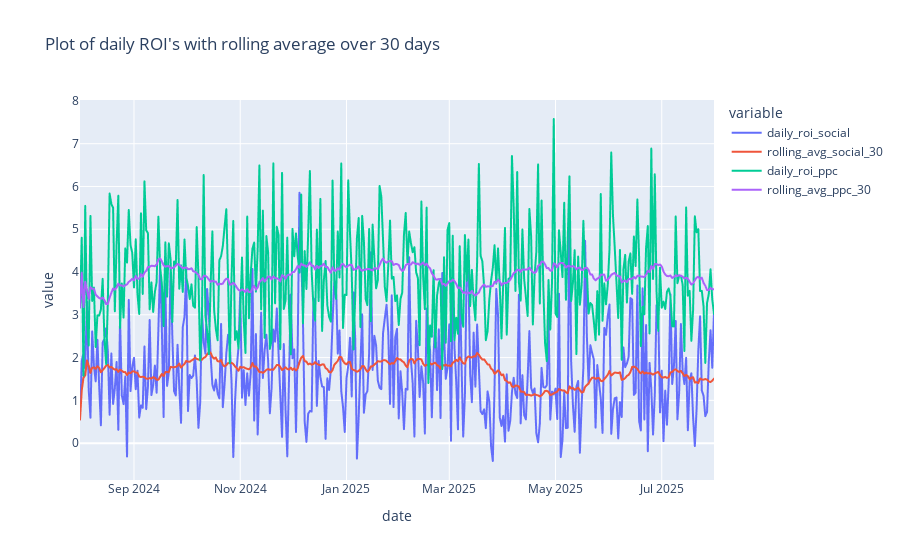

The cell this chart's notebook holds for it:
### Code cell
# 30 days
fig = px.line(roi_plot, x=roi_plot.index, y=['daily_roi_social', 'rolling_avg_social_30', 'daily_roi_ppc', 'rolling_avg_ppc_30'], title="Plot of daily ROI's with rolling average over 30 days")
fig.show()

### Figure 1 — Plotly figure (JSON) as saved in the notebook; plotly's stock layout.template omitted (floating-point values rounded to 4 significant figures; data arrays with more than 128 entries replaced by an {"elided": "..."} marker saying what was removed)
{"data": [{"hovertemplate": "variable=daily_roi_social<br>date=%{x}<br>value=%{y}<extra></extra>", "legendgroup": "daily_roi_social", "line": {"color": "#636efa", "dash": "solid"}, "marker": {"symbol": "circle"}, "mode": "lines", "name": "daily_roi_social", "showlegend": true, "type": "scattergl", "x": {"elided": "365 str values"}, "xaxis": "x", "y": {"elided": "365 float values"}, "yaxis": "y"}, {"hovertemplate": "variable=rolling_avg_social_30<br>date=%{x}<br>value=%{y}<extra></extra>", "legendgroup": "rolling_avg_social_30", "line": {"color": "#EF553B", "dash": "solid"}, "marker": {"symbol": "circle"}, "mode": "lines", "name": "rolling_avg_social_30", "showlegend": true, "type": "scattergl", "x": {"elided": "365 str values"}, "xaxis": "x", "y": {"elided": "365 float values"}, "yaxis": "y"}, {"hovertemplate": "variable=daily_roi_ppc<br>date=%{x}<br>value=%{y}<extra></extra>", "legendgroup": "daily_roi_ppc", "line": {"color": "#00cc96", "dash": "solid"}, "marker": {"symbol": "circle"}, "mode": "lines", "name": "daily_roi_ppc", "showlegend": true, "type": "scattergl", "x": {"elided": "365 str values"}, "xaxis": "x", "y": {"elided": "365 float values"}, "yaxis": "y"}, {"hovertemplate": "variable=rolling_avg_ppc_30<br>date=%{x}<br>value=%{y}<extra></extra>", "legendgroup": "rolling_avg_ppc_30", "line": {"color": "#ab63fa", "dash": "solid"}, "marker": {"symbol": "circle"}, "mode": "lines", "name": "rolling_avg_ppc_30", "showlegend": true, "type": "scattergl", "x": {"elided": "365 str values"}, "xaxis": "x", "y": {"elided": "365 float values"}, "yaxis": "y"}], "layout": {"legend": {"title": {"text": "variable"}, "tracegroupgap": 0}, "title": {"text": "Plot of daily ROI's with rolling average over 30 days"}, "xaxis": {"anchor": "y", "domain": [0, 1], "title": {"text": "date"}}, "yaxis": {"anchor": "x", "domain": [0, 1], "title": {"text": "value"}}}}
